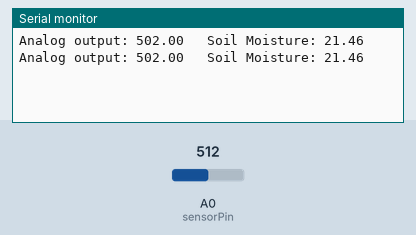
This sketch was run on a simulated ESP8266 (NodeMCU). Parts: the last lines printed to the serial monitor. The inputs (shaded band) are chosen by the test bench; at power-on: A0 (sensorPin) = 512.

Above: at 1.8 s.
1.9 s: A0 (sensorPin) set to 716
At 2.7 s:
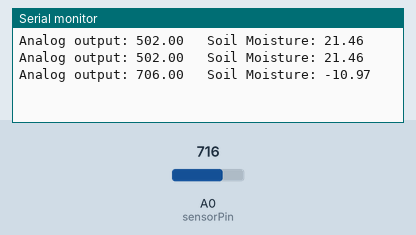
3.4 s: A0 (sensorPin) set to 900
At 4.9 s:
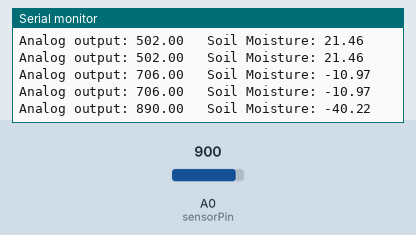
Timing chart, 0 to 6.4 s (numbered marks = the images above; inputs shaded):
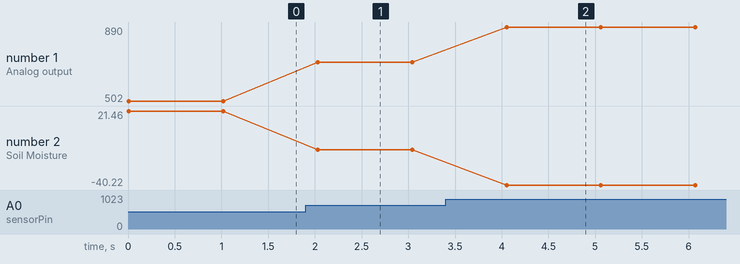

Measured:
- after the input at 1.9 s, the serial monitor: prints a new line after 0.13 s (image 1)
- after the input at 3.4 s, the serial monitor: prints a new line after 0.65 s (image 2)
- plotted number 1: 502 → 706 after the input at 1.9 s, 706 → 890 after the input at 3.4 s
- plotted number 2: 21.46 → -10.97 after the input at 1.9 s, -10.97 → -40.22 after the input at 3.4 s

The sketch:

Soil-Moisture.ino
```cpp
// Sensor pins
#define sensorPower D4
#define sensorPin A0

float val;
float sm;

void setup() {
  // Set power pins
	pinMode(sensorPower, OUTPUT);

	// Initially keep the sensor OFF
	digitalWrite(sensorPower, LOW);

  // Begin Serial Monitor
	Serial.begin(115200);
}

void loop() {
  //Device Initialization
  digitalWrite(sensorPower, HIGH);	// Turn the sensor ON
	delay(10);							          // Allow power to settle
  val = (analogRead(sensorPin)-10);
	digitalWrite(sensorPower, LOW);		// Turn the sensor OFF

	//Print Analog Output
	Serial.print("Analog output: ");
	Serial.print(val);

  // Calculate Soil Moisture
  sm = (1-(val-8)/629)*100;	// Read the analog value form sensor
  Serial.print("\t Soil Moisture: ");
	Serial.println(sm);

  //Time between data collection
	delay(1000);
}
```
